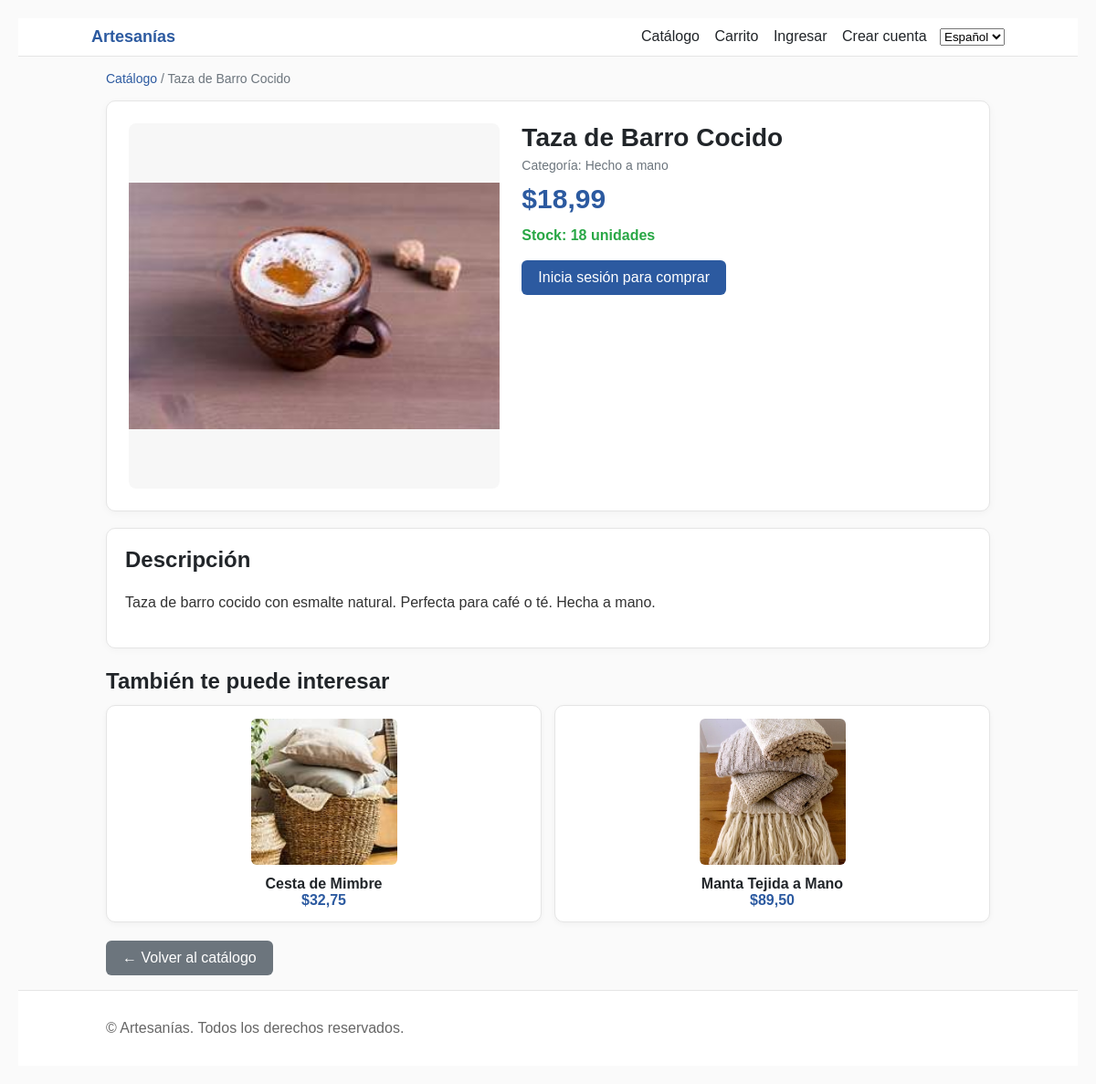
Page /es/producto/6/?next=/es/ on the committed database.
### store/models.py (models this page shows, shortened)
class Producto(models.Model):
    nombre = models.CharField(max_length=100)
    descripcion = models.TextField()
    precio = models.DecimalField(max_digits=10, decimal_places=2)
    imagen = models.ImageField(upload_to='productos/', blank=True, null=True)
    stock = models.PositiveIntegerField(default=0)
    fecha_creacion = models.DateTimeField(auto_now_add=True)
    categoria = models.ForeignKey('Categoria', null=True, blank=True, on_delete=models.SET_NULL)

class Categoria(models.Model):
    nombre = models.CharField(max_length=100, unique=True)
    descripcion = models.TextField(blank=True)
    fecha_creacion = models.DateTimeField(auto_now_add=True)

### store/views.py (the view)
# urls.py: path('producto/<int:pk>/', views.product_detail, name='product_detail'),
def product_detail(request, pk):
    producto = get_object_or_404(Producto, pk=pk)
    relacionados = Producto.objects.none()
    if producto.categoria_id:
        relacionados = (Producto.objects
                         .filter(categoria_id=producto.categoria_id)
                         .exclude(pk=producto.pk)
                         .order_by('-fecha_creacion')[:4])
    contexto = {
        'producto': producto,
        'relacionados': relacionados,
    }
    return render(request, 'store/product_detail.html', contexto)

### templates/store/product_detail.html (shortened to what this page needs)
{% extends 'base.html' %}
{% load i18n %}
{% block content %}
  <div class="breadcrumbs">
    {% if request.GET.next %}
      <a href="{{ request.GET.next }}">{% trans 'Catálogo' %}</a> / <span>{{ producto.nombre }}</span>
    {% else %}
      <a href="{% url 'product_list' %}">{% trans 'Catálogo' %}</a> / <span>{{ producto.nombre }}</span>
    {% endif %}
  </div>
  <div class="product-card">
    <div class="image-wrap">
      {% if producto.imagen %}
        <img src="{{ producto.imagen.url }}" alt="{{ producto.nombre }}" loading="lazy" width="600" height="400">
      {% else %}
        <div class="no-image">📷 Sin imagen</div>
      {% endif %}
    </div>
    <div>
      <h1 class="title">{{ producto.nombre }}</h1>
      {% if producto.categoria %}
        <div class="category">{% trans 'Categoría' %}: {{ producto.categoria.nombre }}</div>
      {% endif %}
      <div class="price">${{ producto.precio }}</div>
      {% if producto.stock > 0 %}
        <div class="stock-ok">{% trans 'Stock' %}: {{ producto.stock }} {% trans 'unidades' %}</div>
      {% else %}
        <div class="stock-bad">{% trans 'Sin stock' %}</div>
      {% endif %}
      <div class="card-footer">
        {% if user.is_authenticated %}
          {% if producto.stock > 0 %}
            <form method="post" action="{% url 'add_to_cart' producto.pk %}">
              {% csrf_token %}
              <div class="controls">
                <input class="qty" type="number" name="cantidad" value="1" min="1" max="{{ producto.stock }}">
                <button type="submit" class="btn btn-primary">🛒 {% trans 'Añadir al carrito' %}</button>
                <a class="btn btn-secondary" href="{% url 'view_cart' %}{% if request.GET.next %}?next={{ request.GET.next|urlencode }}{% else %}?next={{ request.get_full_path|urlencode }}{% endif %}">{% trans 'Ver carrito' %}</a>
              </div>
            </form>
          {% else %}
            <div class="stock-bad">{% trans 'Este producto no está disponible actualmente.' %}</div>
          {% endif %}
        {% else %}
          <div style="margin-top:10px;">
            <a href="{% url 'login' %}" class="btn btn-primary">{% trans 'Inicia sesión para comprar' %}</a>
          </div>
        {% endif %}
      </div>
    </div>
  </div>
  <div style="background:#fff; border:1px solid #e5e5e5; border-radius: 10px; padding: 20px; margin-top: 18px; box-shadow: 0 2px 8px rgba(0,0,0,0.03);">
    <h2 style="margin-top:0; color:#212529;">{% trans 'Descripción' %}</h2>
    <p class="desc">{{ producto.descripcion }}</p>
  </div>
  {% if relacionados %}
  <div style="margin-top: 22px;">
    <h2 style="margin: 0 0 12px 0; color:#212529;">{% trans 'También te puede interesar' %}</h2>
    <div style="display:grid; grid-template-columns: repeat(auto-fit, minmax(220px, 1fr)); gap: 14px;">
      {% for r in relacionados %}
      <a href="{% url 'product_detail' r.pk %}{% if request.GET.next %}?next={{ request.GET.next|urlencode }}{% endif %}" style="text-decoration:none; color:inherit;">
        <div style="background:#fff; border:1px solid #e5e5e5; border-radius:10px; padding:14px; text-align:center; box-shadow: 0 2px 6px rgba(0,0,0,0.04);">
          {% if r.imagen %}
            <img src="{{ r.imagen.url }}" alt="{{ r.nombre }}" loading="lazy" width="160" height="160" style="max-width: 160px; max-height: 160px; object-fit: cover; border-radius:6px;">
          {% else %}
            <div style="width:160px; height:160px; background:#f0f0f0; display:flex; align-items:center; justify-content:center; color:#888; border-radius:6px; margin: 0 auto;">📷</div>
          {% endif %}
          <div style="font-weight:bold; margin-top:8px;">{{ r.nombre }}</div>
          <div style="color:#2c5aa0; font-weight:bold;">${{ r.precio }}</div>
        </div>
      </a>
      {% endfor %}
    </div>
  </div>
  {% endif %}
  <div style="margin-top: 20px;">
    {% if request.GET.next %}
      <a href="{{ request.GET.next }}" class="btn btn-secondary">← {% trans 'Volver al catálogo' %}</a>
    {% else %}
      <a href="{% url 'product_list' %}" class="btn btn-secondary">← {% trans 'Volver al catálogo' %}</a>
    {% endif %}
  </div>
</div>
{% endblock %}

### templates/base.html (style rules this page uses)
:root { --primary:#2c5aa0; --primary-dark:#1e3d6f; --success:#28a745; --danger:#dc3545; --muted:#6c757d; }
* { box-sizing: border-box; }
html, body { margin:0; padding:0; font-family: Arial, sans-serif; background:#fafafa; color:#212529; }
a { color: var(--primary); }
.btn { padding:10px 16px; border:none; border-radius:6px; cursor:pointer; display:inline-block; text-decoration:none; }
.btn-primary { background: var(--primary); color:#fff; }
.btn-secondary { background: var(--muted); color:#fff; }

### templates/store/product_detail.html (style rules this page uses)
body { font-family: Arial, sans-serif; margin: 20px; background-color: #fafafa; }
.breadcrumbs { margin-bottom: 16px; font-size: 14px; color: #6c757d; }
.breadcrumbs a { color: #2c5aa0; text-decoration: none; }
.product-card { background: #fff; border: 1px solid #e5e5e5; border-radius: 10px; padding: 24px; display: grid; grid-template-columns: 1fr 1.2fr; gap: 24px; box-shadow: 0 2px 8px rgba(0,0,0,0.04); }
.image-wrap { display: flex; align-items: center; justify-content: center; background: #f7f7f7; border-radius: 8px; min-height: 360px; }
.image-wrap img { max-width: 100%; max-height: 400px; object-fit: contain; border-radius: 6px; }
.title { margin: 0 0 6px 0; font-size: 28px; color: #212529; }
.category { margin: 0 0 12px 0; color: #6c757d; font-size: 14px; }
.price { font-size: 30px; color: #2c5aa0; font-weight: bold; margin: 10px 0 14px 0; }
.stock-ok { color: #28a745; font-weight: bold; }
.desc { color: #333; line-height: 1.6; white-space: pre-wrap; }
.btn { padding: 10px 18px; border: none; border-radius: 6px; cursor: pointer; }
.btn-primary { background-color: #2c5aa0; color: #fff; }
.btn-secondary { background-color: #6c757d; color: #fff; text-decoration: none; display: inline-block; }
.card-footer { margin-top: 18px; }

### rows in the picture
Producto: nombre "Taza de Barro Cocido", imagen (picture), categoria.nombre "Hecho a mano", precio "18,99", stock "18", descripcion "Taza de barro cocido con esmalte natural. Perfecta para café o té. Hecha a mano."
Producto: imagen (picture), nombre "Cesta de Mimbre", precio "32,75"
Producto: imagen (picture), nombre "Manta Tejida a Mano", precio "89,50"

### other values in the picture
form field language "Español"
